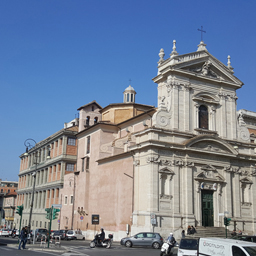
#> input picture 연습문제정답_소스/chap09/images/dft_256.jpg, 256 x 256 px
$ python 14.py
#> lines starting #> are read from the running program, lines starting #| are printed output that depends on the picture; after the words box and inside, x2 and y2 are one past the last pixel; in counts of white or black regions, pixels touching at a corner belong together
### 연습문제정답_소스/Common/fft2d.py
import numpy as np, math, cv2
from Common.dft2d import exp

# [25 lines left out: functions zeropadding, butterfly, pairing, not called in this run]

def fft(g):
    return pairing(g, len(g), 1)

def ifft(g):
    fft = pairing(g, len(g), -1)
    return [v / len(g) for v in fft]

# [10 lines left out: functions fft2, ifft2, not called in this run]

def calc_spectrum(complex):
    if complex.ndim == 2: dst = abs(complex)                   # sqrt(re^2 + im^2) 계산해줌
    else: dst = cv2.magnitude(complex[:,:,0], complex[:,:,1])
    dst = 20*np.log(dst+1)
    return cv2.convertScaleAbs(dst)

def fftshift(img):
    dst = np.zeros(img.shape, img.dtype)
    h, w = dst.shape[:2]
    cy, cx = h // 2, w // 2                     # 나누기 하며 소수점 절삭
    dst[h-cy:, w-cx:] = np.copy(img[0:cy , 0:cx ])      # 1사분면 -> 3사분면
    dst[0:cy , 0:cx ] = np.copy(img[h-cy:, w-cx:])      # 3사분면 -> 1사분면
    dst[0:cy , w-cx:] = np.copy(img[h-cy:, 0:cx ])      # 2사분면 -> 4사분면
    dst[h-cy:, 0:cx ] = np.copy(img[0:cy , w-cx:])      # 4사분면 -> 2사분면
    return dst

def FFT(image, mode = 2):
    if mode == 1: dft = fft2(image)
    elif mode==2: dft = np.fft.fft2(image)
    elif mode==3: dft = cv2.dft(np.float32(image), flags=cv2.DFT_COMPLEX_OUTPUT)
    dft = fftshift(dft)                              # 셔플링
    spectrum = calc_spectrum(dft)               # 주파수 스펙트럼 영상
    return dft, spectrum

def IFFT(dft, size, mode=2):
    dft = fftshift(dft)                                 # 역 셔플링
    if mode == 1: img = ifft2(dft).real
    if mode == 2: img = np.fft.ifft2(dft).real
    if mode ==3:  img = cv2.idft(dft, flags= cv2.DFT_SCALE)[:,:,0]

    img = img[0:size[0], 0:size[1]]                 # 영삽입 부분 제거
    return cv2.convertScaleAbs(img)

### 연습문제정답_소스/chap09/14.py
import numpy as np, cv2
from Common.fft2d import FFT, IFFT, calc_spectrum, fftshift

def filtering():
    filter = np.zeros(image.shape, np.float32)
    cv2.circle(filter, (cx, cy), high, (1,1), -1)
    cv2.circle(filter, (cx, cy), low, (0,0), -1)
    remv_dft = dft * filter
    dst[:, image.shape[1]:image.shape[1]*2] = calc_spectrum(remv_dft)
    dst[:, image.shape[1]*2:] = IFFT(remv_dft, image.shape, mode)
    cv2.imshow(title, dst)

def high_bar(value):
    global high
    high = value
    filtering()

def low_bar(value):
    global low
    low = value
    filtering()

image = cv2.imread('images/dft_256.jpg', cv2.IMREAD_GRAYSCALE)
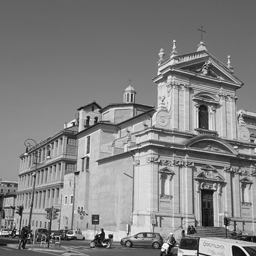
#> image: shape (256, 256); min 1, max 255, mean 130.4
if image is None: raise Exception("영상 파일 읽기 에러")

mode = 2
low, high = 10, 100
cy, cx = np.divmod(image.shape, 2)[0]
#> cy = 128; cx = 128
dft, spectrum =  FFT(image)
#> in calc_spectrum, `return cv2.convertScaleAbs(dst)`:
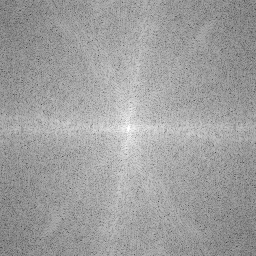
#> returned value: shape (256, 256); min 56, max 255, mean 158.8
dst = cv2.repeat(image, 1, 3)
#> dst: shape (256, 768)

size = np.divmod(spectrum.shape[::-1],2)[0]
#> size = [128, 128]

title = "ex14"              # 윈도우 이름 지정
cv2.imshow(title, dst)
cv2.createTrackbar("v1", title, 10, size[0], low_bar)
cv2.createTrackbar("v2", title, 50, size[0], high_bar)
low_bar(10)
#> in filtering, `cv2.circle(filter, (cx, cy), high, (1,1), -1)`:
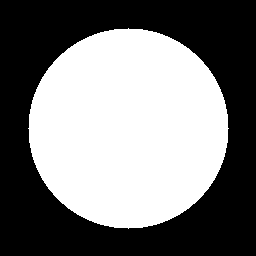
#> filter: shape (256, 256) float32; values 0 (black) and 1 (white), 47.9% white; 1 white region, box (x1, y1, x2, y2) and area: (28, 28, 229, 229) 31417
#> in filtering, `cv2.circle(filter, (cx, cy), low, (0,0), -1)`: filter: shape (256, 256) float32; values 0 (black) and 1 (white), 47.5% white; 1 white region, box (x1, y1, x2, y2) and area: (28, 28, 229, 229) 31100
high_bar(50)
#> in filtering (call 2), `cv2.circle(filter, (cx, cy), high, (1,1), -1)`: filter: shape (256, 256) float32; values 0 (black) and 1 (white), 12% white; 1 white region, box (x1, y1, x2, y2) and area: (78, 78, 179, 179) 7845
#> in filtering (call 2), `cv2.circle(filter, (cx, cy), low, (0,0), -1)`:
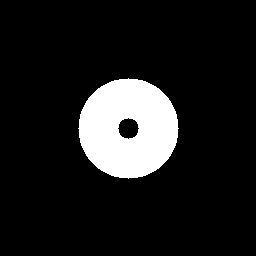
#> filter: shape (256, 256) float32; values 0 (black) and 1 (white), 11.5% white; 1 white region, box (x1, y1, x2, y2) and area: (78, 78, 179, 179) 7528
#> in filtering (call 2), `dst[:, image.shape[1]:image.shape[1]*2] = calc_spectrum(remv_dft)`:
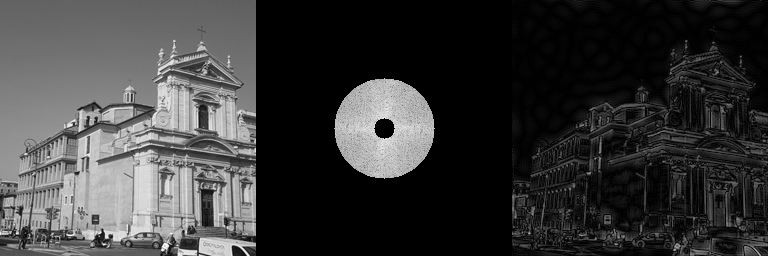
#> dst: shape (256, 768); min 0, max 255, mean 57.3
#> call 2 of IFFT, with dft = array of shape (256, 256), size = (256, 256), mode = 2
#> in IFFT (call 2), `if mode == 2: img = np.fft.ifft2(dft).real`:
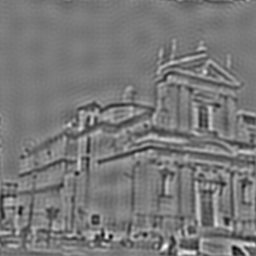
#> img: shape (256, 256) float64; min -150, max 165.5, mean 0; drawn with min black and max white
#> in IFFT (call 2), `return cv2.convertScaleAbs(img)`:
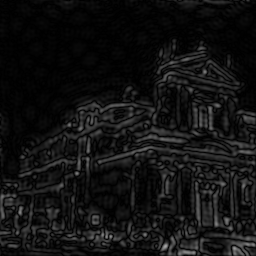
#> returned value: shape (256, 256); min 0, max 165, mean 17.6
cv2.waitKey()

$ run again, with 연습문제정답_소스/chap09/images/dft_300.jpg copied over 연습문제정답_소스/chap09/images/dft_256.jpg
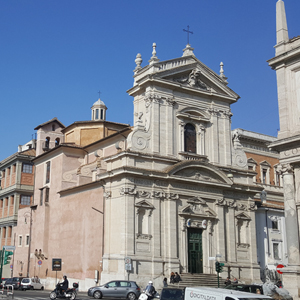
#> input picture 연습문제정답_소스/chap09/images/dft_300.jpg, 300 x 300 px
#> in filtering (call 2), `cv2.circle(filter, (cx, cy), low, (0,0), -1)`:
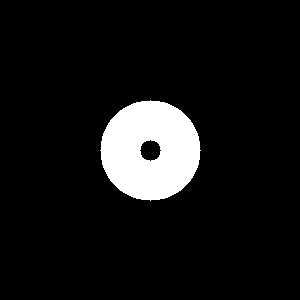
#> filter: shape (300, 300) float32; values 0 (black) and 1 (white), 8.4% white; 1 white region, box (x1, y1, x2, y2) and area: (100, 100, 201, 201) 7528
#> in IFFT (call 2), `return cv2.convertScaleAbs(img)`:
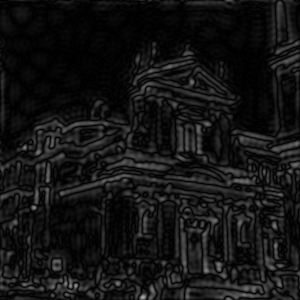
#> returned value: shape (300, 300); min 0, max 167, mean 19.8
